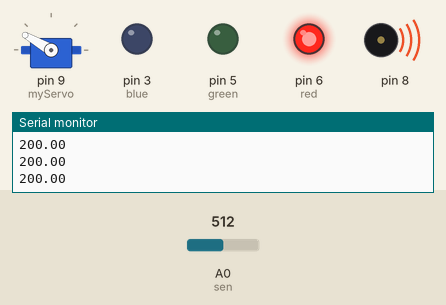
Bench run of a sketch on a simulated Arduino Uno, built with avr-gcc and run on an emulated ATmega328P. Parts: servo, output pins drawn as LEDs (lit = HIGH), buzzer (waves = sounding), the last lines printed to the serial monitor. The inputs (shaded band) are chosen by the test bench; at power-on: A0 (sen) = 512.

Above: at 1.2 s.
1.3 s: A0 (sen) set to 168
2.8 s: A0 (sen) set to 145
At 3.8 s:
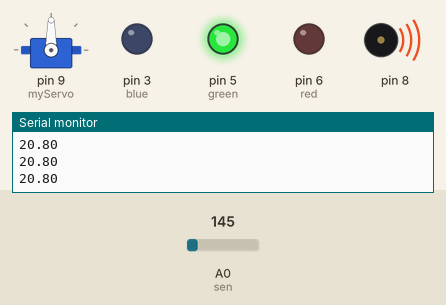
4.3 s: A0 (sen) set to 122
At 5.2 s:
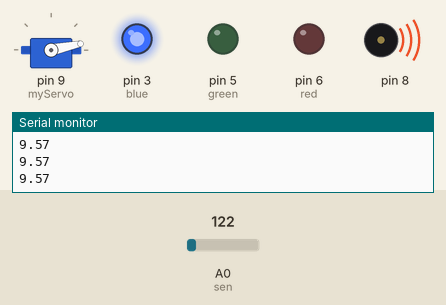
5.8 s: A0 (sen) set to 306
At 6.5 s:
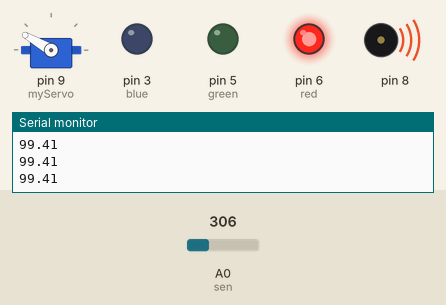
7.3 s: A0 (sen) set to 0
At 8.6 s:
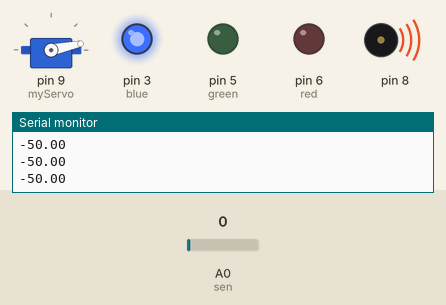
Timing chart, 0 to 9.8 s (numbered marks = the images above; inputs shaded):
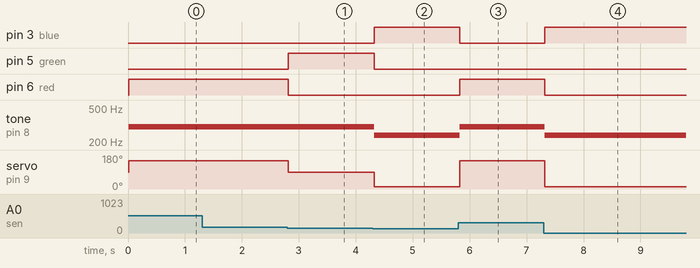

The sketch:

examen.ino
```cpp
#include <Servo.h>
Servo myServo;
int angle;

int sen=A0;
int red=6;
int green=5;
int blue=3;
float baseline=20.0;
int note[]={240,300,};
void setup() {
 pinMode(red, OUTPUT);
   pinMode(green, OUTPUT);
    pinMode(blue, OUTPUT);
  myServo.attach(9);
    Serial.begin(9600);

}

void loop() {


int sensorv=analogRead(sen);
  float voltage = (sensorv/1024.0)*5.0;
  float temp = (voltage - .5)*100 ;
  Serial.println(temp);
angle=map(temp,0,1023,0,179);
delay(15);

   if (temp < baseline){
    digitalWrite(red, LOW);
    digitalWrite(green, LOW);
    digitalWrite(blue, HIGH);
    tone(8,note[0]);
    myServo.write(12);

  }else if(temp >= baseline && temp <= baseline+8){
    digitalWrite(red, LOW);
    digitalWrite(green, HIGH);
    digitalWrite(blue, LOW);
    myServo.write(90);

  }else if(temp > baseline+8){
    digitalWrite(red, HIGH);
    digitalWrite(green, LOW);
    digitalWrite(blue, LOW);
    tone(8,note[1]);
    myServo.write(150);
  }
}
```

Measured:
- the behaviour switches between 160 and 159 on A0 (sen) (found by bisection; images 0 and 1)
- after the input at 2.8 s, pin 5 (green): LOW → HIGH at once; pin 6 (red): HIGH → LOW at once; servo on pin 9 (myServo): 150° → 90° at once
- after the input at 4.3 s, pin 3 (blue): LOW → HIGH at once; pin 5 (green): HIGH → LOW at once; tone on pin 8: 300 Hz → 240 Hz at once; servo on pin 9 (myServo): 90° → 12° at once
- after the input at 5.8 s, pin 3 (blue): HIGH → LOW at once; pin 6 (red): LOW → HIGH at once; tone on pin 8: 240 Hz → 300 Hz at once; servo on pin 9 (myServo): 12° → 150° at once
- after the input at 7.3 s, pin 3 (blue): LOW → HIGH at once; pin 6 (red): HIGH → LOW at once; tone on pin 8: 300 Hz → 240 Hz at once; servo on pin 9 (myServo): 150° → 12° at once
